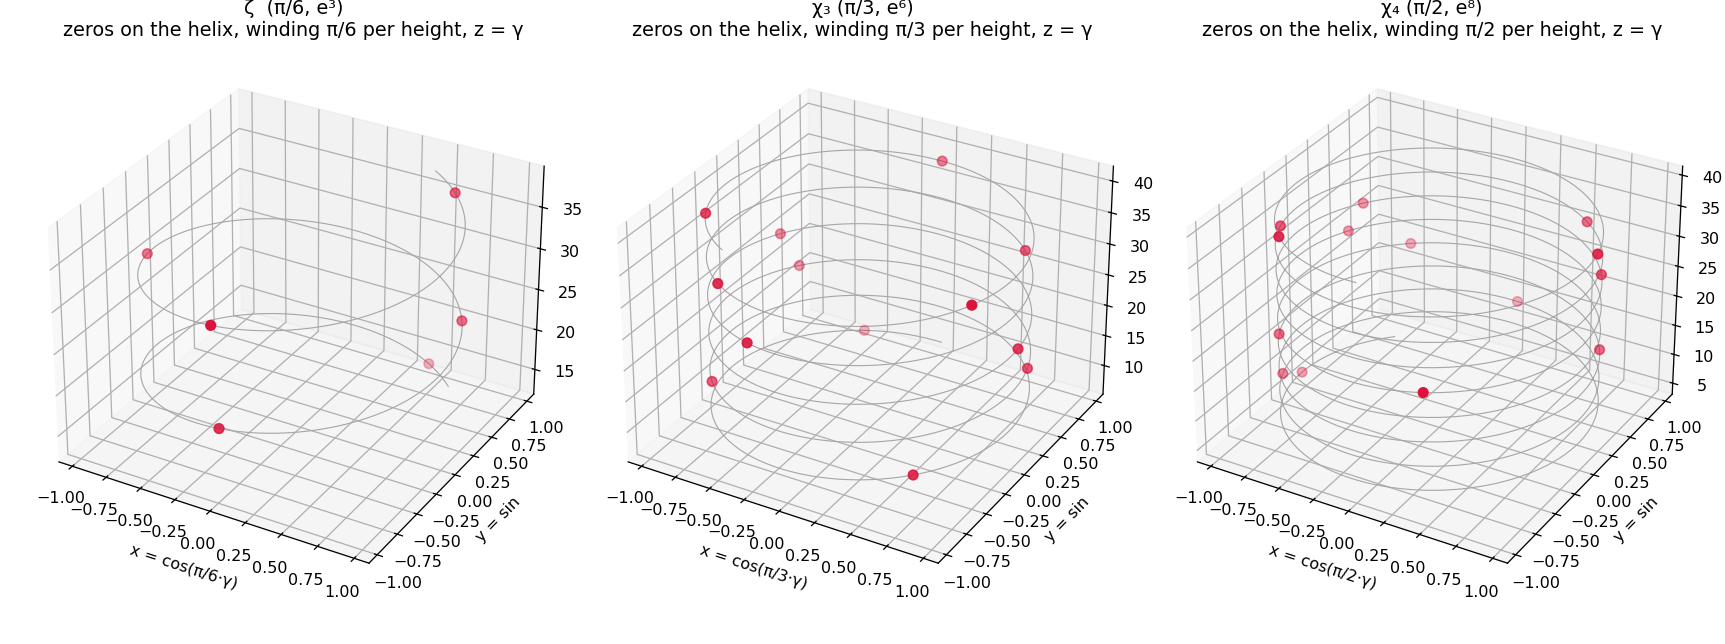

Recreate this plot in Python.
"""
Per helix unit: use only the fibre primes (the character does this — χ(p)=0 off-fibre),
extract the zero heights γ the old-fashioned way (|L(½+it)| dips), then CONVERT each zero to
3D coordinates and plot:

    rho = ½ + iγ
    w(rho) = 1 − 1/rho        →  (x, y) = (Re w, Im w)   on the unit circle if on-line
    z = γ                     →  height

So each L-function's zeros climb the unit cylinder, one ring per zero. |w| = 1 ⟺ on the line.
"""
import numpy as np, mpmath as mp, math, os
import matplotlib; matplotlib.use('Agg'); import matplotlib.pyplot as plt
mp.mp.dps = 15
OUT = os.path.dirname(os.path.abspath(__file__))

def make_char(q, plus, minus):
    return lambda n: (1 if n % q in plus else (-1 if n % q in minus else 0))

CH = [
  dict(name='ζ  (π/6, e³)', short='zeta', q=1, chi=(lambda n: 1), d=6, fibre='all primes'),
  dict(name='χ₃ (π/3, e⁶)', short='chi3', q=3, chi=make_char(3,{1},{2}), d=3, fibre='p≡1(+), p≡2(−) mod 3'),
  dict(name='χ₄ (π/2, e⁸)', short='chi4', q=4, chi=make_char(4,{1},{3}), d=2, fibre='p≡1(+), p≡3(−) mod 4'),
]

def Lfun(ch):
    q, chi = ch['q'], ch['chi']
    if q == 1:
        return lambda s: mp.zeta(s)
    return lambda s: q**(-s) * mp.fsum(chi(r) * mp.zeta(s, mp.mpf(r)/q) for r in range(1, q+1))

def extract_heights(L, tmax=40.0):
    ts = np.linspace(2.0, tmax, 2400)
    vals = np.array([abs(complex(L(mp.mpf('0.5') + 1j*mp.mpf(float(t))))) for t in ts])
    cand = [i for i in range(1, len(ts)-1)
            if vals[i] < vals[i-1] and vals[i] < vals[i+1] and vals[i] < 0.4]
    gammas = []
    for i in cand:
        # refine the dip by golden-section on |L|
        a, b = ts[i-1], ts[i+1]
        g = mp.findroot(lambda t: mp.diff(lambda u: abs(L(mp.mpf('0.5')+1j*u)), t),
                        mp.mpf(float(ts[i])), tol=1e-8) if False else ts[i]
        gammas.append(float(g))
    return np.array(gammas)

fig = plt.figure(figsize=(15, 5.6))
print("=== zeros → (Re w, Im w, γ), fibre primes only, |w|=1 ⇔ on the line ===")
for col, ch in enumerate(CH):
    L = Lfun(ch)
    g = extract_heights(L)
    omega = math.pi / ch['d']                 # winding rate per unit height (the helix unit)
    theta = omega * g                          # angle WINDS with height γ  → an actual helix
    x, y, z = np.cos(theta), np.sin(theta), g  # on the helix at height γ
    print(f"\n{ch['short']}  (fibre: {ch['fibre']}, winding π/{ch['d']} per unit height):")
    print("   γ extracted :", ", ".join(f"{v:.3f}" for v in g))
    ax = fig.add_subplot(1, 3, col+1, projection='3d')
    # the helix spine: winds (cos ωz, sin ωz) as it climbs in z
    zs = np.linspace(g.min()-0.5, g.max()+0.5, 3000)
    ax.plot(np.cos(omega*zs), np.sin(omega*zs), zs, color='0.65', lw=0.7)
    # each zero sits ON the helix at its height
    ax.scatter(x, y, z, s=36, color='crimson', depthshade=True)
    ax.set_title(f"{ch['name']}\nzeros on the helix, winding π/{ch['d']} per height, z = γ")
    ax.set_xlabel('x = cos(π/{}·γ)'.format(ch['d'])); ax.set_ylabel('y = sin'); ax.set_zlabel('height γ')
    ax.set_xlim(-1.1, 1.1); ax.set_ylim(-1.1, 1.1)
fig.tight_layout(); fig.savefig(f'{OUT}/helix_zeros_3d.png', dpi=115)
print(f"\nsaved {OUT}/helix_zeros_3d.png")
